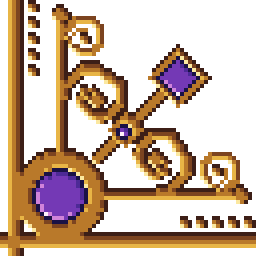
#> input picture manuscript-border/corner-bl.png, 64 x 64 px (shown 4 times larger); the run also reads 2 pictures not shown here
$ python lint.py
#> lines starting #> are read from the running program, lines starting #| are printed output that depends on the picture; after the words box and inside, x2 and y2 are one past the last pixel; in counts of white or black regions, pixels touching at a corner belong together
### tools/pixel_tools.py
#!/usr/bin/env python3
"""
pixel_tools.py - small reusable helpers for hand-made-looking pixel art (Pillow + numpy).

Features
  * palette loading (.hex / .gpl / .png strip / built-in names / list of hex)
  * hue-shifted ramp generator (Slynyrd-style HSB ramps)
  * threshold-map dithering: bayer2/4/8, checker, diamond, dashes, hlines, hlines_dots,
    cross (star/plus), cross_sparse, noise (tiled, stable), plus hard bands with a bridge row
  * multi-colour dithered gradients (vertical/horizontal), with band-width progression
  * nearest-palette quantize (optionally ordered-dithered)
  * nearest-neighbour upscale, sprite sheets, palette-cycling frames
  * linting for "AI tells": colour count, off-palette pixels, semi-transparent pixels, orphans

Run `python3 pixel_tools.py` to execute the self-test and write demo PNGs to ./pixel_tools_demo/
Library use:  from pixel_tools import *
"""
from __future__ import annotations
import colorsys, math, os, re, sys
from typing import Iterable, Sequence
import numpy as np
from PIL import Image

RGB = tuple  # (r,g,b)

# ----------------------------------------------------------------------------
# Built-in palettes (hex, from Lospec palette-list .hex files; sunset_study = the
# 4-colour navy/mauve/dusty-pink/cream dithering study palette)
# ----------------------------------------------------------------------------
PALETTES = {
    "endesga32": "be4a2f d77643 ead4aa e4a672 b86f50 733e39 3e2731 a22633 e43b44 f77622 feae34 fee761 63c74d 3e8948 265c42 193c3e 124e89 0099db 2ce8f5 ffffff c0cbdc 8b9bb4 5a6988 3a4466 262b44 181425 ff0044 68386c b55088 f6757a e8b796 c28569",
    "endesga64": "ff0040 131313 1b1b1b 272727 3d3d3d 5d5d5d 858585 b4b4b4 ffffff c7cfdd 92a1b9 657392 424c6e 2a2f4e 1a1932 0e071b 1c121c 391f21 5d2c28 8a4836 bf6f4a e69c69 f6ca9f f9e6cf edab50 e07438 c64524 8e251d ff5000 ed7614 ffa214 ffc825 ffeb57 d3fc7e 99e65f 5ac54f 33984b 1e6f50 134c4c 0c2e44 00396d 0069aa 0098dc 00cdf9 0cf1ff 94fdff fdd2ed f389f5 db3ffd 7a09fa 3003d9 0c0293 03193f 3b1443 622461 93388f ca52c9 c85086 f68187 f5555d ea323c c42430 891e2b 571c27",
    "resurrect64": "2e222f 3e3546 625565 966c6c ab947a 694f62 7f708a 9babb2 c7dcd0 ffffff 6e2727 b33831 ea4f36 f57d4a ae2334 e83b3b fb6b1d f79617 f9c22b 7a3045 9e4539 cd683d e6904e fbb954 4c3e24 676633 a2a947 d5e04b fbff86 165a4c 239063 1ebc73 91db69 cddf6c 313638 374e4a 547e64 92a984 b2ba90 0b5e65 0b8a8f 0eaf9b 30e1b9 8ff8e2 323353 484a77 4d65b4 4d9be6 8fd3ff 45293f 6b3e75 905ea9 a884f3 eaaded 753c54 a24b6f cf657f ed8099 831c5d c32454 f04f78 f68181 fca790 fdcbb0",
    "apollo": "172038 253a5e 3c5e8b 4f8fba 73bed3 a4dddb 19332d 25562e 468232 75a743 a8ca58 d0da91 4d2b32 7a4841 ad7757 c09473 d7b594 e7d5b3 341c27 602c2c 884b2b be772b de9e41 e8c170 241527 411d31 752438 a53030 cf573c da863e 1e1d39 402751 7a367b a23e8c c65197 df84a5 090a14 10141f 151d28 202e37 394a50 577277 819796 a8b5b2 c7cfcc ebede9",
    "sweetie16": "1a1c2c 5d275d b13e53 ef7d57 ffcd75 a7f070 38b764 257179 29366f 3b5dc9 41a6f6 73eff7 f4f4f4 94b0c2 566c86 333c57",
    "aap64": "060608 141013 3b1725 73172d b4202a df3e23 fa6a0a f9a31b ffd541 fffc40 d6f264 9cdb43 59c135 14a02e 1a7a3e 24523b 122020 143464 285cc4 249fde 20d6c7 a6fcdb ffffff fef3c0 fad6b8 f5a097 e86a73 bc4a9b 793a80 403353 242234 221c1a 322b28 71413b bb7547 dba463 f4d29c dae0ea b3b9d1 8b93af 6d758d 4a5462 333941 422433 5b3138 8e5252 ba756a e9b5a3 e3e6ff b9bffb 849be4 588dbe 477d85 23674e 328464 5daf8d 92dcba cdf7e2 e4d2aa c7b08b a08662 796755 5a4e44 423934",
    "pico8": "000000 1d2b53 7e2553 008751 ab5236 5f574f c2c3c7 fff1e8 ff004d ffa300 ffec27 00e436 29adff 83769c ff77a8 ffccaa",
    "sunset_study": "272744 8b6d9c c69fa5 f2d3ab",
}

# ----------------------------------------------------------------------------
# Colour helpers
# ----------------------------------------------------------------------------
# [5 lines left out: function hex_to_rgb, not called in this run]

def rgb_to_hex(c: Sequence[int]) -> str:
    return "#%02x%02x%02x" % tuple(int(round(v)) for v in c[:3])

# [29 lines left out: function load_palette, not called in this run]

def luminance(c: RGB) -> float:
    r, g, b = c
    return 0.2126 * r + 0.7152 * g + 0.0722 * b

def sort_by_luminance(pal: Sequence[RGB]) -> list[RGB]:
    return sorted(pal, key=luminance)

# ----------------------------------------------------------------------------
# Hue-shifted ramp generator
# ----------------------------------------------------------------------------
# [112 lines left out: functions _hue_toward, make_ramp, bayer_matrix, _rank_to_thr, _cross_tile, threshold_map, not called in this run]

DITHER_STYLES = ["bayer2", "bayer4", "bayer8", "diamond", "dashes", "hlines",
                 "hlines_dots", "cross", "cross_sparse", "noise"]

# [69 lines left out: functions tile_to, gradient_positions, dither_gradient, not called in this run]

def bayer_gradient(w: int, h: int, c0, c1, n: int = 4, direction: str = "v") -> Image.Image:
    """Two-colour ordered-dither gradient (c0 at top/left -> c1 at bottom/right)."""
    return dither_gradient(w, h, [c0, c1], pattern=f"bayer{n}", direction=direction, transition=1.0)

# ----------------------------------------------------------------------------
# Quantize / scale / sheets
# ----------------------------------------------------------------------------
# [28 lines left out: functions nearest_palette_index, quantize, upscale, not called in this run]

def downscale_blocks(img: Image.Image, k: int) -> Image.Image:
    """Inverse of upscale for clean k x k blocks (nearest sampling at block centres)."""
    return img.resize((img.width // k, img.height // k), Image.NEAREST)

# [9 lines left out: function sprite_sheet, not called in this run]

def save_gif(frames: Sequence[Image.Image], path: str, ms: int | Sequence[int] = 100, scale: int = 1):
    fr = [upscale(f.convert("RGB"), scale) if scale > 1 else f.convert("RGB") for f in frames]
    fr[0].save(path, save_all=True, append_images=fr[1:], duration=ms, loop=0, disposal=2)

# [19 lines left out: functions palette_cycle_frames, scroll_wrap, not called in this run]

# ----------------------------------------------------------------------------
# Lint: detect "AI tells"
# ----------------------------------------------------------------------------
def lint(img: Image.Image, palette=None, max_colors: int = 32, assumed_scale: int = 1) -> dict:
    """Returns a report dict. Pass the NATIVE-resolution image (or set assumed_scale to
    check an upscaled export is made of clean k x k blocks)."""
    rgba = np.array(img.convert("RGBA"))
    report: dict = {"size": img.size}
    alpha = rgba[..., 3]
    report["semi_transparent_pixels"] = int(((alpha > 0) & (alpha < 255)).sum())
    opaque = alpha == 255
    rgb = rgba[..., :3]
    cols, counts = np.unique(rgb[opaque].reshape(-1, 3), axis=0, return_counts=True)
    report["colors"] = len(cols)
    report["too_many_colors"] = len(cols) > max_colors
    if palette is not None:
        pal = set(map(tuple, load_palette(palette)))
        report["off_palette_pixels"] = int(sum(c for col, c in zip(map(tuple, cols), counts) if col not in pal))
    # orphans: opaque pixel with no 4-neighbour of identical colour
    h, w = alpha.shape
    pad = np.pad(rgb, ((1, 1), (1, 1), (0, 0)), constant_values=-1).astype(int)
    same = np.zeros((h, w), dtype=int)
    for dy, dx in ((0, 1), (0, -1), (1, 0), (-1, 0)):
        nb = pad[1 + dy:1 + dy + h, 1 + dx:1 + dx + w]
        same += (nb == rgb).all(-1)
    orphans = opaque & (same == 0)
    report["orphan_pixels"] = int(orphans.sum())
    report["orphan_ratio"] = round(float(orphans.sum()) / max(1, int(opaque.sum())), 4)
    if assumed_scale > 1:
        k = assumed_scale
        hh, ww = (h // k) * k, (w // k) * k
        blocks = rgba[:hh, :ww].reshape(hh // k, k, ww // k, k, 4)
        uniform = (blocks == blocks[:, :1, :, :1, :]).all(axis=(1, 3, 4))
        report["clean_block_ratio"] = round(float(uniform.mean()), 4)  # 1.0 = every block uniform
    issues = []
    if report["semi_transparent_pixels"]: issues.append("semi-transparent pixels (blur/AA glow)")
    if report["too_many_colors"]: issues.append(f"{len(cols)} colours > {max_colors}")
    if report.get("off_palette_pixels"): issues.append("pixels outside the palette")
    if report["orphan_ratio"] > 0.01: issues.append("many orphan pixels (>1%) - noise")
    if "clean_block_ratio" in report and report["clean_block_ratio"] < 0.995: issues.append("mixed pixel sizes / sub-pixel edges")
    report["issues"] = issues
    return report

# ----------------------------------------------------------------------------
# Demo + self-test
# ----------------------------------------------------------------------------
# [77 lines left out: functions dither_study, _selftest, not called in this run]

# [2 lines that do not run on import are left out]

### manuscript-border/lint.py
#!/usr/bin/env python3
"""Kit QA: alpha 0/255, palette membership + colour count, isolated pixels, mirrors, tile seams, joins."""
import os, sys, json
import numpy as np
from PIL import Image
sys.path.insert(0, "/workspace")
HERE = os.path.dirname(os.path.abspath(__file__))
sys.path.insert(0, HERE)
from pxl import PAL
from pixel_tools import lint as pt_lint

PALSET = {tuple(int(h[i:i + 2], 16) for i in (1, 3, 5)) for h in PAL.values() if h}
fails = []
def ok(cond, msg):
    print(("PASS " if cond else "FAIL ") + msg)
    if not cond: fails.append(msg)

def L(f): return Image.open(os.path.join(HERE, f)).convert("RGBA")
#> called with f = 'corner-bl.png'
#> returned value is the input picture: PIL image 64x64 RGBA; mean R, G, B, A 66.3, 43.9, 25.8, 115.2
def A(f): return np.array(L(f))

files = [f for f in sorted(os.listdir(HERE)) if f.endswith(".png") and "@4x" not in f]
used = set()
for f in files:
    a = A(f)
    al = a[..., 3]
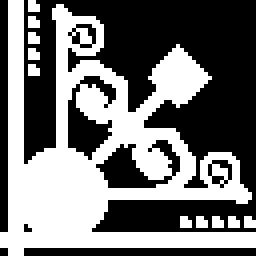
#> al: shape (64, 64) (shown 4 times larger); 45.2% white; 11 white regions (10 under 20 px), largest, box (x1, y1, x2, y2) and area: (0, 0, 64, 64) 1770
    bad_alpha = int(((al != 0) & (al != 255)).sum())
#> bad_alpha = 0
    op = al == 255
    cols = {tuple(c) for c in a[..., :3][op].reshape(-1, 3)}
#> cols = 10 items
    used |= cols
#> used = 10 items
    off = len(cols - PALSET) if f != "preview.png" else 0
#> off = 0
    # isolated opaque pixels (no opaque 8-neighbour)
    pad = np.pad(op, 1)
#> pad: shape (66, 66) bool; 42.5% white; 11 white regions (10 under 20 px), largest, box (x1, y1, x2, y2) and area: (1, 1, 65, 65) 1770
    nb = sum(np.roll(np.roll(pad, dy, 0), dx, 1) for dy in (-1, 0, 1) for dx in (-1, 0, 1) if (dx, dy) != (0, 0))[1:-1, 1:-1]
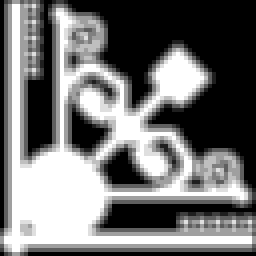
#> nb: shape (64, 64) int64 (shown 4 times larger); min 0, max 8, mean 3.6; drawn with min black and max white
    iso = int((op & (nb == 0)).sum())
#> iso = 0
    rep = pt_lint(L(f), max_colors=16 if f != "preview.png" else 20)
#> in lint, `rgb = rgba[..., :3]`:
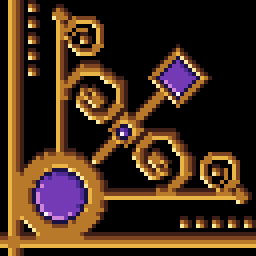
#> rgb: shape (64, 64, 3) (shown 4 times larger); mean R, G, B 66.3, 43.9, 25.8
#> in lint, `cols, counts = np.unique(rgb[opaque].reshape(-1, 3), axis=0, return_co..`: cols = [[26, 18, 69], [61, 31, 23], [77, 42, 150], [116, 57, 181], [124, 68, 32], [185, 121, 42], [208, 131, 218], [232, 181, 70], [251, 232, 160], [255, 241, 251]]; counts = [64, 386, 16, 124, 319, 596, 14, 268, 60, 3]
#> after the loop in lint, `for dy, dx in ((0, 1), (0, -1), (1, 0), (-1, 0)):`:
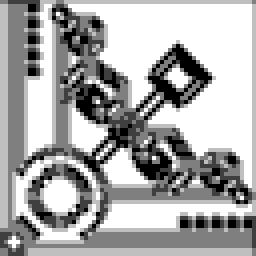
#> same: shape (64, 64) int64 (shown 4 times larger); min 0, max 4, mean 2.66; drawn with min black and max white
#> in lint, `orphans = opaque & (same == 0)`:
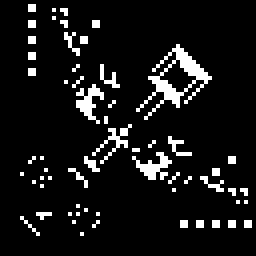
#> orphans: shape (64, 64) bool (shown 4 times larger); 8.6% white in thin lines or dots, all inside (x1, y1, x2, y2) = (5, 1, 63, 59)
#> rep = {'size': (64, 64), 'semi_transparent_pixels': 0, 'colors': 10, 'too_many_colors': False, 'orphan_pixels': 351, 'orphan_ratio': 0.19, 'issues': ['many orphan pixels (>1%) - noise']}
    print(f"{f:26s} {a.shape[1]:3d}x{a.shape[0]:<3d} colours={len(cols):2d} alpha-bad={bad_alpha} off-palette={off} isolated={iso if 'glint' not in f else 'n/a (sparkles)'} pt-orphan4={rep['orphan_pixels']}")
#| corner-bl.png               64x64  colours=10 alpha-bad=0 off-palette=0 isolated=0 pt-orphan4=351
    ok(bad_alpha == 0, f"{f}: alpha only 0/255")
    ok(off == 0, f"{f}: only kit palette colours")
    if "glint" not in f: ok(iso == 0, f"{f}: no isolated pixels")
#> pass 2 of the loop `for f in files:`:
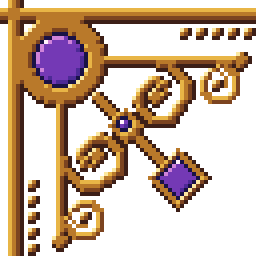
#> input picture manuscript-border/corner-tl.png, 64 x 64 px (shown 4 times larger)
#> in L, returned value is the input picture: PIL image 64x64 RGBA; mean R, G, B, A 66.3, 43.9, 25.8, 115.2
#> `al = a[..., 3]`:
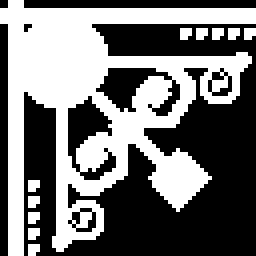
#> al: shape (64, 64) (shown 4 times larger); 45.2% white; 11 white regions (10 under 20 px), largest, box (x1, y1, x2, y2) and area: (0, 0, 64, 64) 1770
#> in lint (call 2), `orphans = opaque & (same == 0)`:
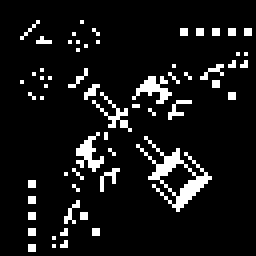
#> orphans: shape (64, 64) bool (shown 4 times larger); 8.6% white in thin lines or dots, all inside (x1, y1, x2, y2) = (5, 5, 63, 63)
#| corner-tl.png               64x64  colours=10 alpha-bad=0 off-palette=0 isolated=0 pt-orphan4=351
#> pass 3 of the loop `for f in files:`:
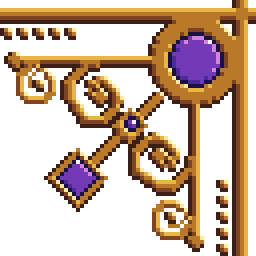
#> input picture manuscript-border/corner-tr.png, 64 x 64 px (shown 4 times larger)
#> in L, returned value is the input picture: PIL image 64x64 RGBA; mean R, G, B, A 66.3, 43.9, 25.8, 115.2
#> `al = a[..., 3]`:
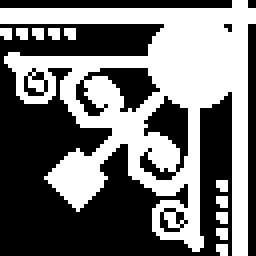
#> al: shape (64, 64) (shown 4 times larger); 45.2% white; 11 white regions (10 under 20 px), largest, box (x1, y1, x2, y2) and area: (0, 0, 64, 64) 1770
#> in lint (call 3), `orphans = opaque & (same == 0)`:
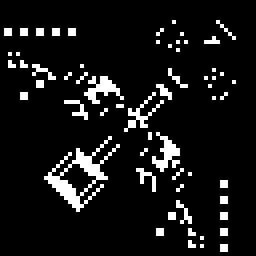
#> orphans: shape (64, 64) bool (shown 4 times larger); 8.6% white in thin lines or dots, all inside (x1, y1, x2, y2) = (1, 5, 59, 63)
#| corner-tr.png               64x64  colours=10 alpha-bad=0 off-palette=0 isolated=0 pt-orphan4=351
#> the loop made 6 passes; the first 3 are shown
kit_cols = {c for f in files if f != "preview.png" for c in {tuple(x) for x in A(f)[..., :3][A(f)[..., 3] == 255].reshape(-1, 3)}}
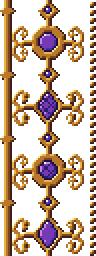
#> input picture manuscript-border/vine-strip-left.png, 48 x 128 px (shown 2 times larger)
#> in L, returned value is the input picture: PIL image 48x128 RGBA; mean R, G, B, A 66.4, 44.6, 26.9, 115
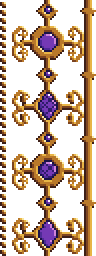
#> input picture manuscript-border/vine-strip-right.png, 48 x 128 px (shown 2 times larger)
#> in L, returned value is the input picture: PIL image 48x128 RGBA; mean R, G, B, A 66.4, 44.6, 26.9, 115
#> kit_cols = 11 items
ok(len(kit_cols) <= 14, f"kit uses {len(kit_cols)} colours (<=14)")

eq = lambda a, b: bool((a == b).all())
# mirrors
s, sr = A("vine-strip-left.png"), A("vine-strip-right.png")
ok(eq(s[:, ::-1], sr), "strip-right is the exact horizontal mirror of strip-left")
c = A("corner-tl.png")
ok(eq(c[:, ::-1], A("corner-tr.png")), "corner-tr = h-mirror of tl")
ok(eq(c[::-1], A("corner-bl.png")), "corner-bl = v-mirror of tl")
#> (the run stopped early here; a loop or call above may not have finished)
